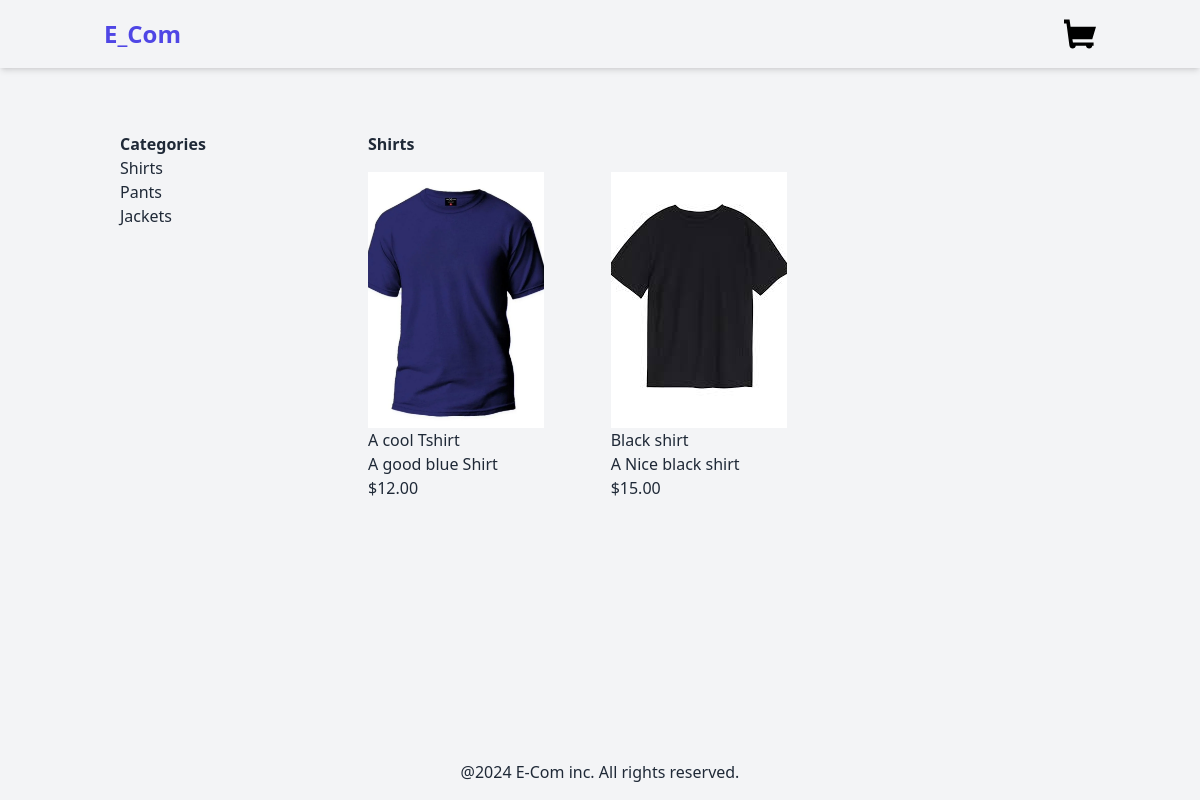
Page /shirts/ on the committed database.
### products/models.py (models this page shows, shortened)
class Category(models.Model):
    name=models.CharField(max_length=250)
    slug=models.SlugField(unique=True)
    class Meta:
        verbose_name_plural ="categories"

class Product(models.Model):
    category=models.ForeignKey(Category,related_name='products',on_delete=models.CASCADE)
    name=models.CharField(max_length=250)
    slug=models.SlugField(blank=True)
    description = models.TextField(blank=True)
    price=models.DecimalField(max_digits=10,decimal_places=2)
    available=models.BooleanField(default=True)
    created=models.DateTimeField(auto_now_add=True)
    updated=models.DateTimeField(auto_now=True)
    image=models.ImageField(upload_to='products',blank=True,null=True)

### products/views.py (the view)
# urls.py: path('',views.product_list,name='product_list'),
def product_list(request,category_slug=None):
    category = None
    products = Product.objects.filter(available=True)
    categories = Category.objects.all()
    if category_slug:
        category= get_object_or_404(Category,slug=category_slug)
        products=products.filter(category=category)
    return render(request,'products/product/list.html',{
        'category':category,
        'products':products,
        'categories':categories,
    })

### products/templates/products/product/list.html (shortened to what this page needs)
{% extends "base.html" %}
{%block content%}
<div class ="container mx-auto p-4 flex">
    <aside class="w-1/4 p-4">
        <h2 class = "font-bold">Categories</h2>
        <ul>
            {% for category in categories%}
            <li>
                <a href="{% url "products:product_list_by_category" category.slug %}">{{category.name}}</a>
            </li>
            {%endfor%}
        </ul>
    </aside>
    <main class="w-3/4 p-4">
        {%if category%}
        <h2 class = "font-bold mb-4">{{category.name}}</h2>
        {%else%}
        <h2 class = "font-bold mb-4">All Products:</h2>
        {%endif%}
        <div class="grid grid-cols-3 gap-4">
            {% for product in products %}
            <a href="{% url 'products:product_detail' product.id product.slug %}">
            <div>
                {%if product.image%}
                <img src="{{product.image.url}}" alt={{product.name}} class ="h-64 w-44 object-cover">
                {%else%}
                <p>The image is not available</p>
                {%endif%}
                <h3>{{product.name}}</h3>
                <p>{{product.description}}</p>
                <p class = "text-indigo-600>">${{product.price}}</p>
            </div>
            {%endfor%}
    </main>
</div>
{%endblock%}

### rows in the picture
Category: name "Shirts"
Category: name "Pants"
Category: name "Jackets"
Product: image (picture), name "A cool Tshirt", description "A good blue Shirt", price "12.00"
Product: image (picture), name "Black shirt", description "A Nice black shirt", price "15.00"
